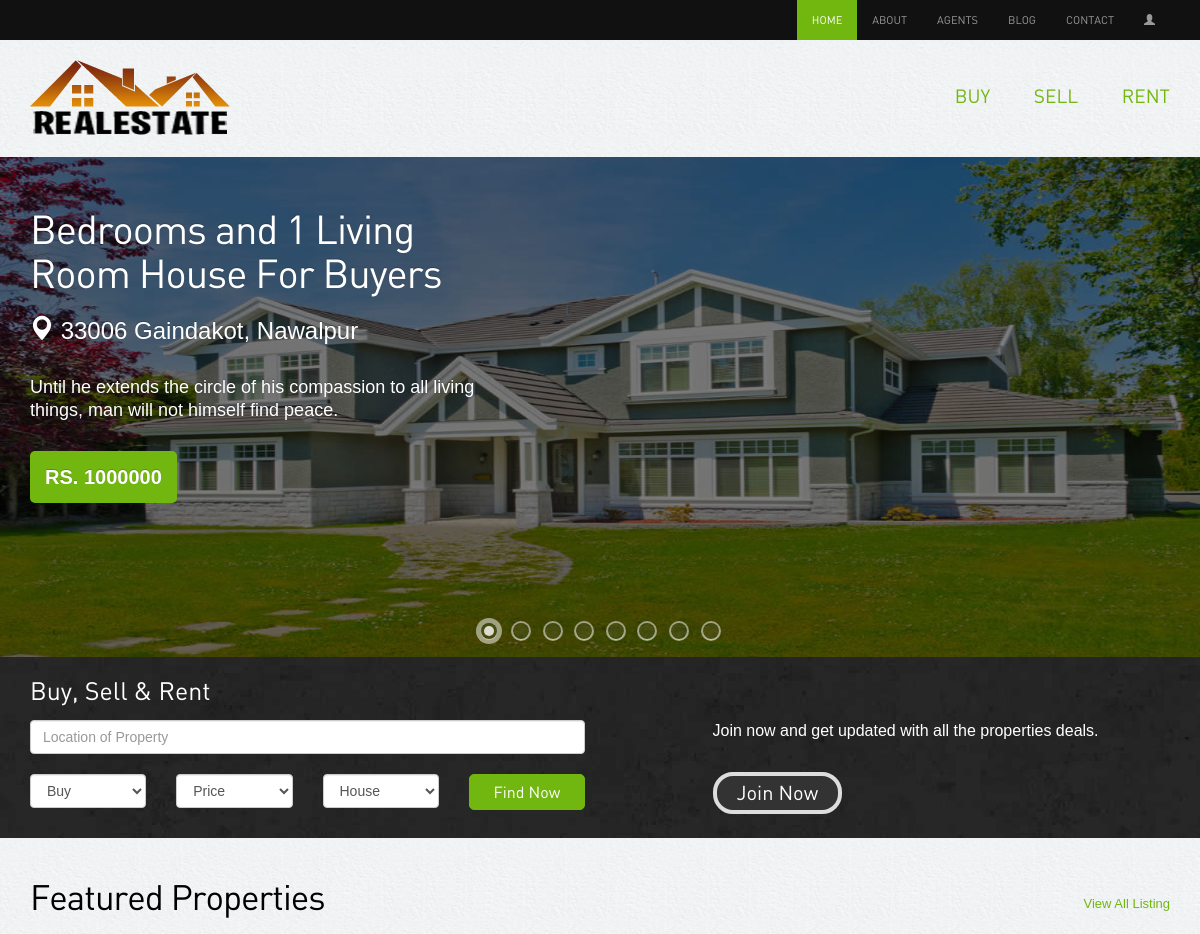
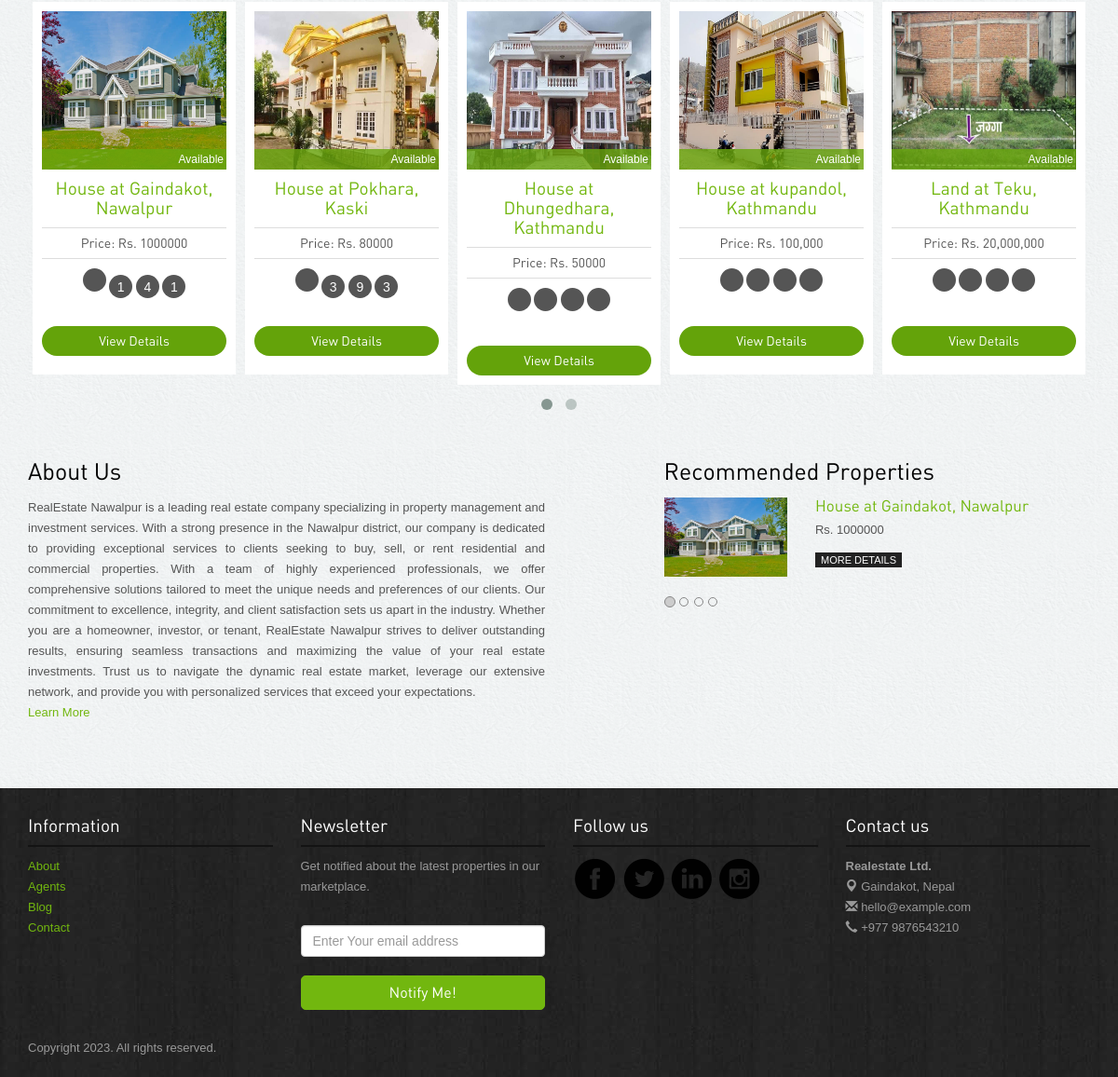
The page / on the database its author committed (2 pictures, top to bottom).
### app/models.py (models this page shows)
class Property(models.Model):
    STATUS_CHOICES = [
        ("Select", "Select"),
        ("Available", "Available"),
        ("Rented", "Rented"),
        ("Sold", "Sold"),
    ]
    TYPE_CHOICES = [
        ("House", "House"),
        ("Land", "Land"),
        ("Apartment", "Apartment"),
        ("Commercial", "Commercial"),
    ]
    FOR_CHOICES = [
        ("Buyer", "Buyer"),
        ("Renter", "Renter"),
    ]
    property_type = models.CharField(
        max_length=100, choices=TYPE_CHOICES, default="select"
    )
    property_for = models.CharField(
        max_length=20, choices=FOR_CHOICES, default="select"
    )
    flat_number = models.CharField(max_length=5, blank=True)
    bedrooms = models.CharField(max_length=5, blank=True)
    bathrooms = models.CharField(max_length=5, blank=True)
    living_rooms = models.CharField(max_length=5, blank=True)
    kitchens = models.CharField(max_length=5, blank=True)
    total_rooms = models.CharField(max_length=5, blank=True)
    parking = models.CharField(max_length=15, blank=True)
    built_year = models.CharField(max_length=5, blank=True)
    built_area = models.CharField(max_length=20, blank=True)
    road_size = models.CharField(max_length=20, blank=True)
    land_area = models.CharField(max_length=20, blank=True)
    type = models.CharField(max_length=20, blank=True)
    facing_direction = models.CharField(max_length=20, blank=True)
    price = models.CharField(max_length=20, blank=True)
    price_per_unit = models.CharField(max_length=15, blank=True)
    description = models.TextField(blank=True)
    province = models.CharField(max_length=15, blank=True)
    city = models.CharField(max_length=50)
    district = models.CharField(max_length=50, blank=True)
    zip_code = models.CharField(max_length=20)
    municipality = models.CharField(max_length=20, blank=True)
    ward_no = models.CharField(max_length=5, blank=True)
    tole = models.CharField(max_length=30, blank=True)
    status = models.CharField(max_length=20, choices=STATUS_CHOICES, default="")
    featured = models.BooleanField(default=False)
    image = models.ImageField(
        upload_to=image_validations,
        blank=False,
    )
    image_side = models.ImageField(
        upload_to=image_validations,
        blank=True,
    )
    image_extra = models.ImageField(
        upload_to=image_validations,
        blank=True,
    )
    image_extra2 = models.ImageField(
        upload_to=image_validations,
        blank=True,
    )
    def __str__(self):
        return f"{self.property_type} at {self.city}, {self.district}"

### account/views.py (the view)
# urls.py: path("", views.Indexpage, name="index"),
def Indexpage(request):
    featured = Property.objects.filter(featured=True)
    context = {"featured": featured}
    return render(request, "index.html", context)

### templates/index.html (shortened to what this page needs)
<!DOCTYPE html>
<html lang="en">
{% load static %}
<head>
  <link rel="stylesheet" href="{% static 'assets/bootstrap/css/bootstrap.css' %}" />
  <link rel="stylesheet" href="{% static 'assets/style.css' %}" />
  <link rel="stylesheet" href="{% static 'assets/owl-carousel/owl.carousel.css' %}">
  <link rel="stylesheet" href="{% static 'assets/owl-carousel/owl.theme.css' %}">
  <link rel="stylesheet" type="text/css" href="{% static 'assets/slitslider/css/style.css' %}" />
  <link rel="stylesheet" type="text/css" href="{% static 'assets/slitslider/css/custom.css' %}" />
</head>
<body>
  {% block header %}
  <div class="navbar-wrapper">
    <div class="navbar-inverse" role="navigation">
      <div class="container">
        <div id="navbar" class="navbar-collapse  collapse">
          <ul class="nav navbar-nav navbar-right">
            {% block BeforeLogin %}
            <li class="active"><a href="{% url 'index' %}">Home</a></li>
            {% endblock %}
            <li class=""><a href="{% url 'about' %}">About</a></li>
            <li><a href="{% url 'agents' %}">Agents</a></li>
            <li><a href="{% url 'blog' %}">Blog</a></li>
            <li><a href="{% url 'contact' %}">Contact</a></li>
            {% block loginstatus %}
            <li><a href="{% url 'login' %}"><span class="glyphicon glyphicon-user"></span></a></li>
            {% endblock %}
          </ul>
        </div>
      </div>
    </div>
  </div>
  {% endblock %}
  {% block subheader %}
  <div class="container">
    <div class="header">
      <a href="{% url 'home' %}"><img src="{% static 'images/logo.png' %}" alt="Realestate"></a>
      <ul class="pull-right">
        <li><a href="{% url 'buy' %}">Buy</a></li>
        {% block sellpage %}
        <li><a href="{% url 'login' %}">Sell</a></li>
        {% endblock %}
        <li><a href="{% url 'rent' %}">Rent</a></li>
      </ul>
    </div>
  </div>
  {% endblock %}
  {% block content %}
  <div id="slider" class="sl-slider-wrapper">
    <div class="sl-slider">
      {% if featured %}
      {% for property in featured %}
      {% if property.property_type != 'Land' %}
      <div class="sl-slide" data-orientation="horizontal" data-slice1-rotation="10" data-slice2-rotation="-5"
        data-slice1-scale="1.5" data-slice2-scale="1.5">
        <div class="sl-slide-inner">
          <div><img class="bg-img" src="{{ property.image.url }}"></div>
          <h2>
            {% if property.property_for == 'Buyer' %}
            <a href="{% url 'property-details' 'buy' property.pk %}">
              {{ property.beedrooms }} Bedrooms and {{ property.living_rooms }} Living Room
              {{ property.property_type }}
              For {{ property.property_for }}s
            </a>
            {% else %}
            <a href="{% url 'property-details' 'rent' property.pk %}">
              {{ property.beedrooms }} Bedrooms and {{ property.living_rooms }} Living Room
              {{ property.property_type }}
              For {{ property.property_for }}s
            </a>
            {% endif %}
          </h2>
          <blockquote>
            <p class="location"><span class="glyphicon glyphicon-map-marker"></span>
              {{ property.zip_code }} {{ property.city }}, {{ property.district }}</p>
            <p>Until he extends the circle of his compassion to all living things, man will not himself find peace.
            </p>
            <cite>
              {% if property.property_for == 'Buyer' %}
              <a href="{% url 'property-details' 'buy' property.pk %}" style="text-decoration: none; color: white;">
                Rs. {{ property.price }}</a>
              {% else %}
              <a href="{% url 'property-details' 'rent' property.pk %}" style="text-decoration: none; color: white;">
                Rs. {{ property.price }}</a>
              {% endif %}
            </cite>
          </blockquote>
        </div>
      </div>
      {% endif %}
      {% endfor %}
      {% endif %}
    </div>
    <nav id="nav-dots" class="nav-dots">
      <span class="nav-dot-current"></span>
      <span></span>
      <span></span>
      <span></span>
      <span></span>
      <span></span>
      <span></span>
      <span></span>
    </nav>
  </div>
  <div class="banner-search">
    <div class="container">
      <h3>Buy, Sell & Rent</h3>
      <div class="searchbar">
        <div class="row">
          <div class="col-lg-6 col-sm-6">
            <form action="{% url 'search-result' %}" method="get">
              <input type="text" name="location" class="form-control" placeholder="Location of Property">
              <div class="row">
                <div class="col-lg-3 col-sm-3 ">
                  <select class="form-control" name="property_for">
                    <option>Buy</option>
                  </select>
                </div>
                <div class="col-lg-3 col-sm-4">
                  <select class="form-control" name="price_range">
                    <option>Price</option>
                  </select>
                </div>
                <div class="col-lg-3 col-sm-4">
                  <select class="form-control" name="property_type">
                    <option>House</option>
                  </select>
                </div>
                <div class="col-lg-3 col-sm-4">
                  <button type="submit" class="btn btn-success">Find
                    Now</button>
                </div>
              </div>
            </form>
          </div>
          {% block Before-Login-message %}
          <div class="col-lg-5 col-lg-offset-1 col-sm-6 ">
            <p>Join now and get updated with all the properties deals.</p>
            <a type="submit" class="btn btn-info" href="{% url 'register' %}">Join
              Now</a>
          </div>
          {% endblock %}
        </div>
      </div>
    </div>
  </div>
  <div class="container">
    <div class="properties-listing spacer"> <a href="{% url 'buy' %}" class="pull-right viewall">View All
        Listing</a>
      <h2>Featured Properties</h2>
      <div id="owl-example" class="owl-carousel">
        {% if featured %}
        {% for property in featured %}
        <div class="properties">
          <div class="image-holder" class="img-responsive"><img src="{{ property.image.url }}" class="img-responsive"
              alt="properties" style="height:170px; width: 100%;">
            <div class="status sold">{{ property.status }}</div>
          </div>
          {% if property.property_for == 'Buyer' %}
          <h4><a href="{% url 'property-details' 'buy' property.pk %}">{{ property }}</a></h4>
          {% else %}
          <h4><a href="{% url 'property-details' 'rent' property.pk %}">{{ property }}</a></h4>
          {% endif %}
          <p class="price">Price: Rs. {{ property.price }}</p>
          <div class="listing-detail"><span data-toggle="tooltip" data-placement="bottom"
              data-original-title="Bed Room">
            </span> <span data-toggle="tooltip" data-placement="bottom" data-original-title="Living Room">
              {{ property.living_rooms }}
            </span> <span data-toggle="tooltip" data-placement="bottom" data-original-title="Parking">
              {{ property.bedrooms }}</span> <span data-toggle="tooltip" data-placement="bottom"
              data-original-title="Kitchen">
              {{ property.kitchens }}</span>
          </div>
          {% if property.property_for == 'Buyer' %}
          <a class="btn btn-primary" href="{% url 'property-details' 'buy' property.pk %}">View Details</a>
          {% else %}
          <a class="btn btn-primary" href="{% url 'property-details' 'rent' property.pk %}">View Details</a>
          {% endif %}
        </div>
        {% endfor %}
        {% endif %}
      </div>
    </div>
    <div class="spacer">
      <div class="row">
        <div class="col-lg-6 col-sm-9 recent-view">
          <h3>About Us</h3>
          <p style="text-align: justify;">RealEstate Nawalpur is a leading real estate company specializing in
            property
            management and investment
            services. With a strong presence in the Nawalpur district, our company is dedicated to providing exceptional
            services to clients seeking to buy, sell, or rent residential and commercial properties. With a team of
            highly experienced professionals, we offer comprehensive solutions tailored to meet the unique needs and
            preferences of our clients. Our commitment to excellence, integrity, and client satisfaction sets us apart
            in the industry. Whether you are a homeowner, investor, or tenant, RealEstate Nawalpur strives to deliver
            outstanding results, ensuring seamless transactions and maximizing the value of your real estate
            investments. Trust us to navigate the dynamic real estate market, leverage our extensive network, and
            provide you with personalized services that exceed your expectations.<br><a href="{% url 'about' %}">Learn
              More</a></p>
        </div>
        <div class="col-lg-5 col-lg-offset-1 col-sm-3 recommended">
          <h3>Recommended Properties</h3>
          <div id="myCarousel" class="carousel slide">
            <ol class="carousel-indicators">
              <li data-target="#myCarousel" data-slide-to="0" class="active"></li>
              <li data-target="#myCarousel" data-slide-to="1" class=""></li>
              <li data-target="#myCarousel" data-slide-to="2" class=""></li>
              <li data-target="#myCarousel" data-slide-to="3" class=""></li>
            </ol>
            <div class="carousel-inner">
              {% if featured %}
              <div class="item active">
                <div class="row">
                  <div class="col-lg-4"><img src="{{ featured.0.image.url }}" class="img-responsive" alt="properties" />
                  </div>
                  <div class="col-lg-8">
                    <h5><a href="#">{{ featured.0 }}</a></h5>
                    <p class="price">Rs. {{ featured.0.price }}</p>
                    {% if featured.0.property_for == 'Buyer' %}
                    <a class="more" href="{% url 'property-details' 'buy' featured.0.pk %}">More Details</a>
                    {% endif %}
                  </div>
                </div>
              </div>
              {% endif %}
            </div>
          </div>
        </div>
      </div>
    </div>
  </div>
  {% endblock %}
  {% block footer %}
  <div class="footer">
    <div class="container">
      <div class="row">
        <div class="col-lg-3 col-sm-3">
          <h4>Information</h4>
          <ul class="row">
            <li class="col-lg-12 col-sm-12 col-xs-3"><a href="{% url 'about' %}">About</a></li>
            <li class="col-lg-12 col-sm-12 col-xs-3"><a href="{% url 'agents' %}">Agents</a></li>
            <li class="col-lg-12 col-sm-12 col-xs-3"><a href="{% url 'blog' %}">Blog</a></li>
            <li class="col-lg-12 col-sm-12 col-xs-3"><a href="{% url 'contact' %}">Contact</a></li>
          </ul>
        </div>
        <div class="col-lg-3 col-sm-3">
          <h4>Newsletter</h4>
          <p>Get notified about the latest properties in our marketplace.</p>
          <form class="form-inline" role="form">
            <input type="text" placeholder="Enter Your email address" class="form-control">
            <button class="btn btn-success" type="button">Notify Me!</button>
          </form>
        </div>
        <div class="col-lg-3 col-sm-3">
          <h4>Follow us</h4>
          <a href="https://www.facebook.com/sandeepsharmag35" target="_blank"><img
              src="{% static 'images/facebook.png' %}" alt="facebook"></a>
          <a href="https://twitter.com/slayrant/" target="_blank"><img src="{% static 'images/twitter.png' %}"
              alt="twitter"></a>
          <a href="#"><img src="{% static 'images/linkedin.png' %}" target="_blank" alt="linkedin"></a>
          <a href="https://instagram.com/sandip.slayrant/" target="_blank"><img
              src="{% static 'images/instagram.png' %}" alt="instagram"></a>
        </div>
        <div class="col-lg-3 col-sm-3">
          <h4>Contact us</h4>
          <p><b>Realestate Ltd.</b><br>
            <span class="glyphicon glyphicon-map-marker"></span> Gaindakot, Nepal <br>
            <span class="glyphicon glyphicon-envelope"></span> hello@example.com<br>
            <span class="glyphicon glyphicon-earphone"></span> +977 9876543210
          </p>
        </div>
      </div>
      <p class="copyright">Copyright 2023. All rights reserved. </p>
    </div>
  </div>
  {% endblock %}
</body>
</html>

### rows shown on the page
Property: image (picture), living_rooms "1", property_type "House", property_for "Buyer", zip_code "33006", city "Gaindakot", district "Nawalpur", price "1000000", status "Available", property_type+city+district "House at Gaindakot, Nawalpur", bedrooms "4", kitchens "1", shows "View Details"
Property: image (picture), status "Available", property_type+city+district "House at Pokhara, Kaski", price "80000", living_rooms "3", bedrooms "9", kitchens "3", property_for "View Details"
Property: image (picture), status "Available", property_type+city+district "House at Dhungedhara, Kathmandu", price "50000", property_for "View Details"
Property: image (picture), status "Available", property_type+city+district "House at kupandol, Kathmandu", price "100,000", property_for "View Details"
Property: image (picture), status "Available", property_type+city+district "Land at Teku, Kathmandu", price "20,000,000", property_for "View Details"
